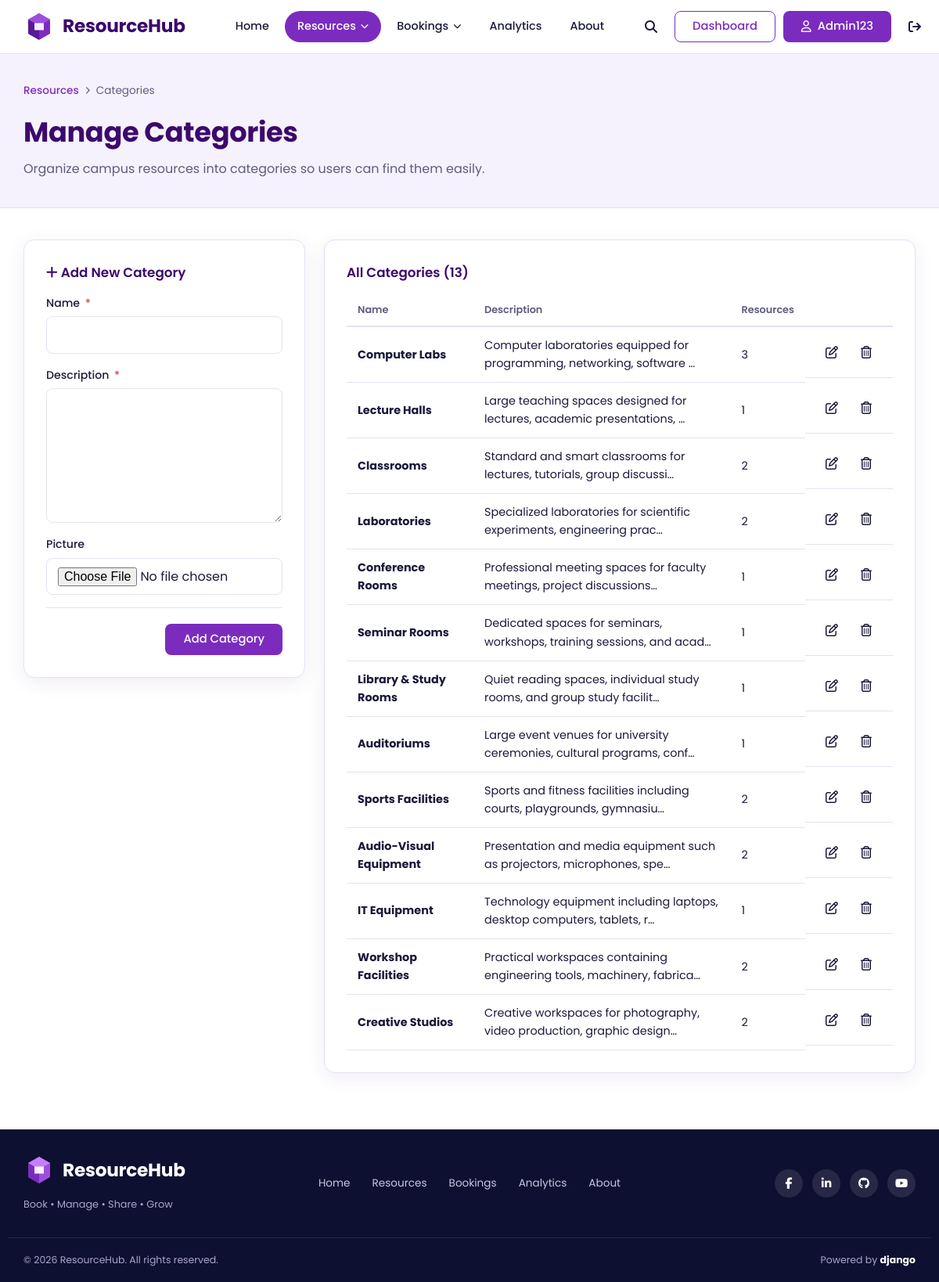
Before: /resources/categories/ (signed in) with the older database file.
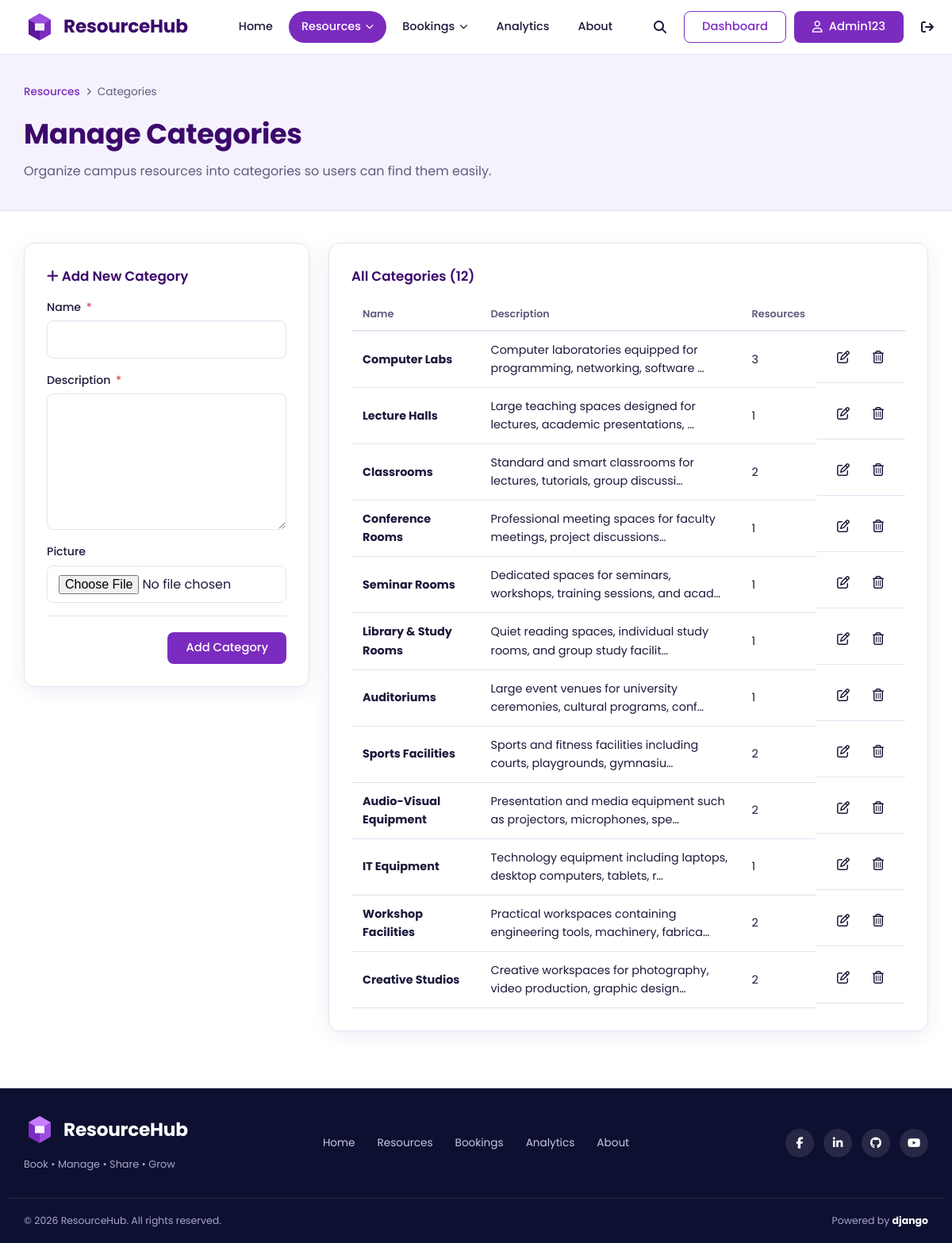
After: the same page with the newer database file.
### resources/models.py (models this page shows, shortened)
class ResourceCategory(models.Model):
    name = models.CharField(max_length=100)
    description = models.TextField()
    picture = models.ImageField(
        upload_to='categories/',
        blank=True,
        null=True
    )

### resources/views.py (the view)
@login_required
@admin_only
def category_list(request):
    edit_id = request.GET.get("edit")
    category = None
    if edit_id:
        category = get_object_or_404(
            ResourceCategory,
            pk=edit_id
        )
    if request.method == "POST":
        print("FILES:", request.FILES)   # temporary debug, remove later
        print("POST:", request.POST)     # temporary debug, remove later
        form = ResourceCategoryForm(
            request.POST,
            request.FILES,
            instance=category
        )
        if form.is_valid():
            form.save()
            if category:
                messages.success(
                    request,
                    "Category updated successfully!"
                )
            else:
                messages.success(
                    request,
                    "Category created successfully!"
                )
            return redirect("resources:category_list")
        else:
            print("ERRORS:", form.errors)   # temporary debug, remove later
    else:
        form = ResourceCategoryForm(instance=category)
    categories = ResourceCategory.objects.all()
    return render(request, "resources/category_management.html", {
        "categories": categories,
        "form": form,
        "editing": category is not None,
    })

### resources/forms.py
class ResourceCategoryForm(forms.ModelForm):
    class Meta:
        model = ResourceCategory
        fields = "__all__"

### resources/views.py (called while the page is built)
def is_admin(user):
    return user.is_authenticated and (
        user.is_superuser or getattr(user, "role", "") == "admin"
    )

### templates/resources/category_management.html (shortened to what the changed rows need)
{% extends 'core/base.html' %}
{% load static %}
{% block extra_css %}
<link rel="stylesheet" href="{% static 'css/resources.css' %}">
{% endblock %}
{% block content %}
<section class="page-head">
    <div class="container">
        <h1>Manage Categories</h1>
    </div>
</section>
<section class="section">
    <div class="container category-layout">
        <div class="panel">
            <h2 class="panel-title">
                {% if editing %}
                    <i class="fa-regular fa-pen-to-square"></i>
                    Edit Category
                {% else %}
                    <i class="fa-solid fa-plus"></i>
                    Add New Category
                {% endif %}
            </h2>
           <form method="post" enctype="multipart/form-data" novalidate>
                {% for field in form %}
                    <div class="form-field
                        {% if field.errors %}has-error{% endif %}">
                        <label for="{{ field.id_for_label }}">
                            {{ field.label }}
                            {% if field.field.required %}
                                <span class="req">*</span>
                            {% endif %}
                        </label>
                        {{ field }}
                    </div>
                {% endfor %}
            </form>
        </div>
        <div class="panel">
            <h2 class="panel-title">
                All Categories ({{ categories|length }})
            </h2>
            {% if categories %}
                <div class="table-wrap">
                    <table class="data-table">
                        <thead>
                            <tr>
                                <th scope="col">
                                    Name
                                </th>
                                <th scope="col">
                                    Description
                                </th>
                                <th scope="col">
                                    Resources
                                </th>
                                <th scope="col">
                                </th>
                            </tr>
                        </thead>
                        <tbody>
                            {% for cat in categories %}
                                <tr>
                                    <td data-label="Name">
                                        <strong>
                                            {{ cat.name }}
                                        </strong>
                                    </td>
                                    <td data-label="Description">
                                        {{ cat.description|default:"No description"|truncatechars:70 }}
                                    </td>
                                    <td data-label="Resources">
                                        {{ cat.resource_set.count }}
                                    </td>
                                    <td class="row-actions">
                                        <a class="icon-btn"
                                           href="{% url 'resources:category_list' %}?edit={{ cat.pk }}"
                                           aria-label="Edit {{ cat.name }}"
                                           title="Edit">
                                            <i class="fa-regular fa-pen-to-square"
                                               aria-hidden="true"></i>
                                        </a>
                                        <form method="post"
                                              action="{% url 'resources:category_delete' cat.pk %}"
                                              onsubmit="return confirm('Are you sure you want to delete this category?');">
                                            <button type="submit"
                                                    class="icon-btn icon-danger"
                                                    aria-label="Delete {{ cat.name }}"
                                                    title="Delete">
                                                <i class="fa-regular fa-trash-can"
                                                   aria-hidden="true"></i>
                                            </button>
                                        </form>
                                    </td>
                                </tr>
                            {% endfor %}
                        </tbody>
                    </table>
                </div>
            {% endif %}
        </div>
    </div>
</section>
{% endblock %}

Changed rows visible on the page:
removed ResourceCategory: name "Laboratories", description "Specialized laboratories for scientific experiments, engineering prac…", resource_set.count "2"
Other visible differences:
{{ categories|length }}: "13" → "12"
